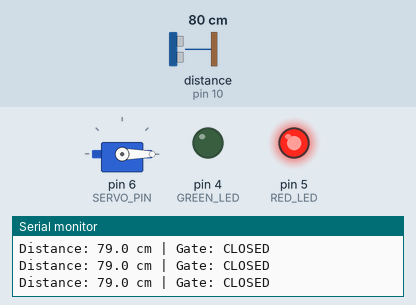
A sketch run on a simulated Arduino Uno, built with avr-gcc and run on an emulated ATmega328P. Parts: servo, output pins drawn as LEDs (lit = HIGH), the last lines printed to the serial monitor. Wiring (inferred from the names in the program): ultrasonic range finder: trigger pin 9; echo pin 10. Inputs (shaded band) come from the test bench; at power-on: distance to the obstacle (sensor on pin 10) 80 cm. The echo pulse lasts 58.3 µs per cm; pins used as bus, display or sensor lines are not drawn.

Above: at 1.2 s.
1.3 s: distance to the obstacle (sensor on pin 10) set to 34 cm
2.8 s: distance to the obstacle (sensor on pin 10) set to 28 cm
At 3.36 s:
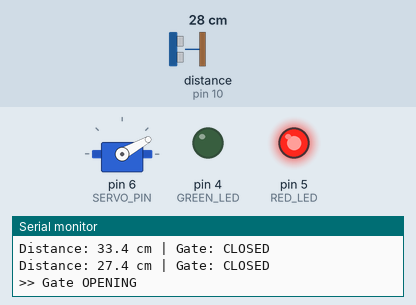
At 5.5 s:
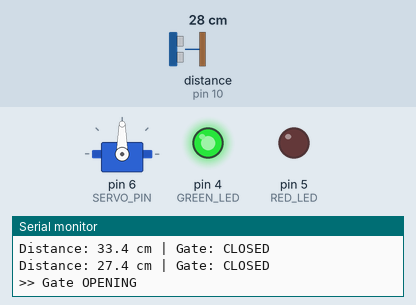
Timing chart, 0 to 7.0 s (numbered marks = the images above; inputs shaded):
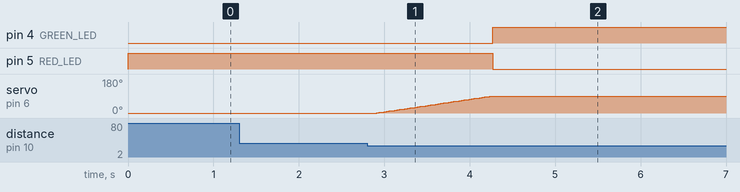

The sketch:

04_automatic_gate.ino
```cpp
// InnoBees STEM Lab - Automatic Gate
// HC-SR04: TRIG -> D9, ECHO -> D10
// Servo: Signal -> D6
// Green LED -> D4, Red LED -> D5
// Gate opens when person is within 30 cm

#include <Servo.h>

Servo gateServo;

const int TRIG_PIN = 9;
const int ECHO_PIN = 10;
const int SERVO_PIN = 6;
const int GREEN_LED = 4;
const int RED_LED = 5;

const int OPEN_DISTANCE = 30;  // cm threshold
const int OPEN_ANGLE = 90;
const int CLOSED_ANGLE = 0;
const int HOLD_TIME = 5000;    // keep open for 5 seconds

bool gateOpen = false;

void setup() {
  gateServo.attach(SERVO_PIN);
  pinMode(TRIG_PIN, OUTPUT);
  pinMode(ECHO_PIN, INPUT);
  pinMode(GREEN_LED, OUTPUT);
  pinMode(RED_LED, OUTPUT);

  // Start with gate closed
  gateServo.write(CLOSED_ANGLE);
  digitalWrite(RED_LED, HIGH);
  digitalWrite(GREEN_LED, LOW);

  Serial.begin(9600);
  Serial.println("=== Automatic Gate System ===");
  Serial.print("Opens when object is within ");
  Serial.print(OPEN_DISTANCE);
  Serial.println(" cm");
}

float getDistance() {
  digitalWrite(TRIG_PIN, LOW);
  delayMicroseconds(2);
  digitalWrite(TRIG_PIN, HIGH);
  delayMicroseconds(10);
  digitalWrite(TRIG_PIN, LOW);

  long duration = pulseIn(ECHO_PIN, HIGH, 30000);
  if (duration == 0) return 999.0;
  return (duration * 0.034) / 2.0;
}

void smoothOpen() {
  Serial.println(">> Gate OPENING");
  for (int a = CLOSED_ANGLE; a <= OPEN_ANGLE; a++) {
    gateServo.write(a);
    delay(15);
  }
  gateOpen = true;
  digitalWrite(GREEN_LED, HIGH);
  digitalWrite(RED_LED, LOW);
}

void smoothClose() {
  Serial.println(">> Gate CLOSING");
  for (int a = OPEN_ANGLE; a >= CLOSED_ANGLE; a--) {
    gateServo.write(a);
    delay(15);
  }
  gateOpen = false;
  digitalWrite(GREEN_LED, LOW);
  digitalWrite(RED_LED, HIGH);
}

void loop() {
  float distance = getDistance();

  Serial.print("Distance: ");
  Serial.print(distance, 1);
  Serial.print(" cm | Gate: ");
  Serial.println(gateOpen ? "OPEN" : "CLOSED");

  if (distance < OPEN_DISTANCE && distance > 2) {
    if (!gateOpen) {
      smoothOpen();
    }
    delay(HOLD_TIME);  // keep gate open
  } else {
    if (gateOpen) {
      smoothClose();
    }
  }
  delay(200);
}
```

Measured:
- the behaviour switches between 31 and 30 cm on distance to the obstacle (sensor on pin 10) (found by bisection; images 0 and 1)
- after the input at 2.8 s, pin 4 (GREEN_LED): LOW → HIGH after 1.5 s; pin 5 (RED_LED): HIGH → LOW after 1.5 s; servo on pin 6 (SERVO_PIN): moves from 0° to 90° over 1.4 s, starting after 0.11 s
